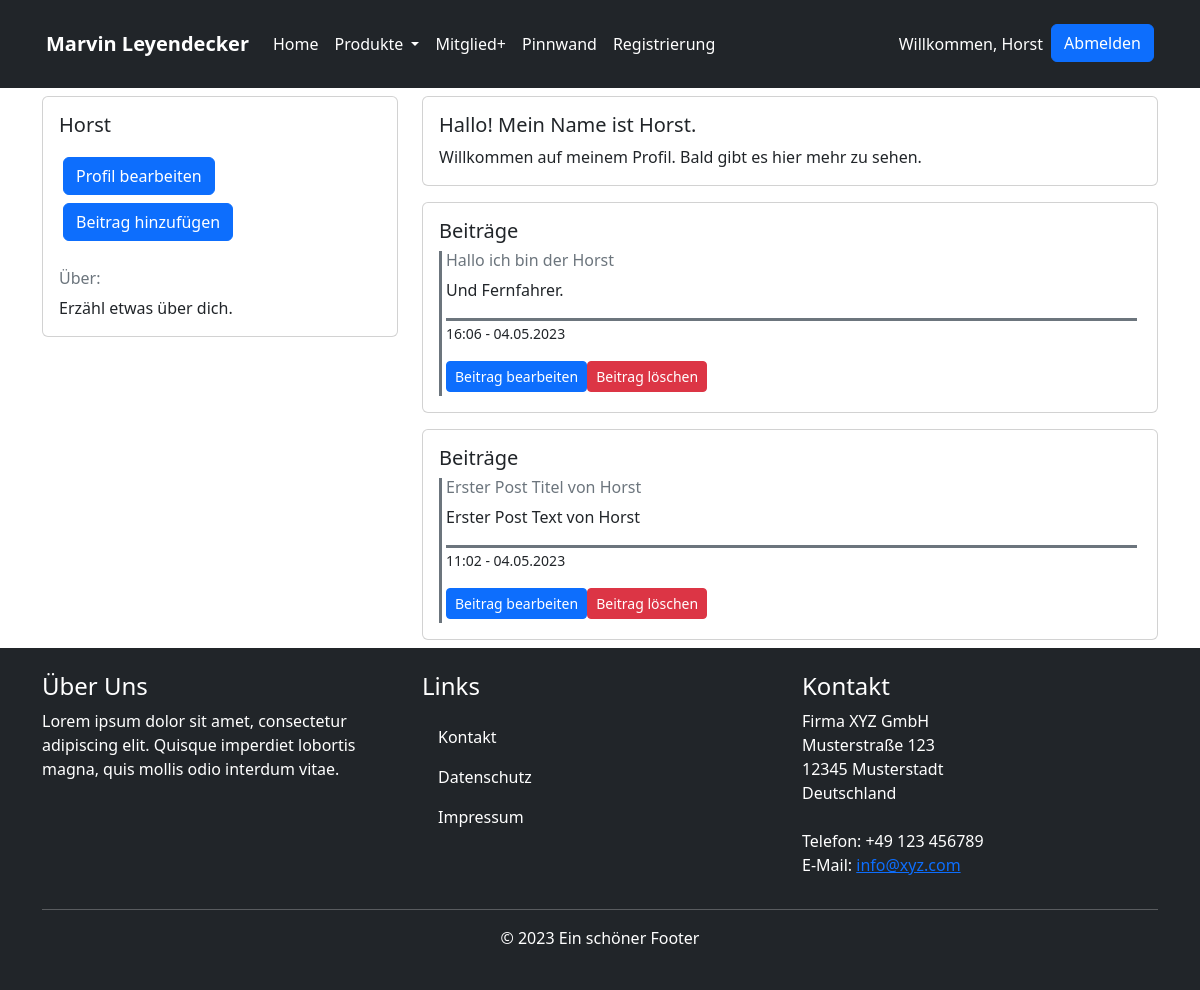
/index.php?page=profile (signed in), run on the app's committed database.
### tables this page shows
CREATE TABLE `profiles` (
  `profile_id` int(11) NOT NULL,
  `profile_about` text NOT NULL,
  `profile_introtitle` text NOT NULL,
  `profile_introtext` text NOT NULL,
  `user_id` int(11) DEFAULT NULL
);

CREATE TABLE `posts` (
  `post_id` int(11) NOT NULL,
  `post_title` varchar(255) NOT NULL,
  `post_text` text NOT NULL,
  `user_id` int(11) NOT NULL,
  `created_at` timestamp NOT NULL DEFAULT current_timestamp(),
  `updated_at` timestamp NOT NULL DEFAULT current_timestamp() ON UPDATE current_timestamp()
);

### index.php (called while the page is built)
<?php
include_once "parts/header.part.php";
include "classes/page-contr.classes.php";
require_once 'parts/footer.part.php';

### classes/dbh.classes.php (called while the page is built)
<?php
class Dbh {
    protected function connect() {
        try {
            $username = "root";
            $password = "secret";
            $dbh = new PDO('mysql:host=webanwendung-mysql-1;dbname=oop', $username, $password);
            return $dbh;
        } catch (PDOException $e) {
            print "Error!: " . $e->getMessage() . "<br/>";
            die();
        }
    }
}

### classes/profileinfo.classes.php (called while the page is built, shortened)
<?php
class ProfileInfo extends Dbh{
    protected function getProfileInfo($userId)
    {
        $stmt = $this->connect()->prepare('SELECT * FROM profiles WHERE user_id = ?;');
        if (!$stmt->execute(array($userId))) {
            $stmt = null;
            header("location: ../parts/profile.php?error=stmtfailed");
            exit();
        }
        $profileData = $stmt->fetchAll(PDO::FETCH_ASSOC);
        return $profileData;
    }
}

### classes/posts.classes.php (called while the page is built, shortened)
<?php
class PostsInfo extends Dbh
{
    protected function getPostsInfo($userId)
    {
        $stmt = $this->connect()->prepare('SELECT * FROM posts WHERE user_id = ? ORDER BY created_at DESC;');
        if (!$stmt->execute(array($userId))) {
            $stmt = null;
            header("location ../parts/profile.php?error=stmtfailed");
            exit();
        }
        $postsData = $stmt->fetchAll(PDO::FETCH_ASSOC);
        return $postsData;
    }
}

### classes/posts-view.classes.php (called while the page is built, shortened)
<?php
class PostsInfoView extends PostsInfo {
    public function fetchAllPosts($userId){
        $postData = $this->getPostsInfo($userId);
        return $postData;
    }
}

### inc/funktionen.inc.php (called while the page is built, shortened)
<?php
function konvertiereZeit($datetime){
  $date = new DateTime($datetime);
  return $date->format('H:i - d.m.Y');
}

### parts/profile.part.php (the view, shortened to what this page needs)
<?php
include "classes/dbh.classes.php";
include "classes/profileinfo.classes.php";
include "classes/profileinfo-view.classes.php";
include "classes/posts.classes.php";
include "classes/posts-view.classes.php";
include "inc/funktionen.inc.php";
$profileInfo = new ProfileInfoView();
$postsInfo = new PostsInfoView();
?>
<section class="profile">
    <div class="container">
        <div class="row">
            <div class="col-md-4">
                <div class="card">
                    <div class="card-body">
                        <h5 class="card-title mb-3">
                            <?php echo $_SESSION["useruid"]; ?>
                        </h5>
                        <a href="index.php?page=profilsettings" class="btn btn-primary m-1">Profil bearbeiten</a>
                        <a href="index.php?page=postadd" class="btn btn-primary m-1">Beitrag hinzufügen</a>
                        <h6 class="card-subtitle mb-2 text-muted mt-4">Über:</h6>
                        <p class="card-text">
                            <?php echo $profileInfo->fetchAbout($_SESSION["userid"]); ?>
                        </p>
                    </div>
                </div>
            </div>
            <div class="col-md-8">
                <div class="card">
                    <div class="card-body">
                        <h5 class="card-title">
                            <?php echo $profileInfo->fetchTitle($_SESSION["userid"]); ?>
                        </h5>
                        <p class="card-text">
                            <?php echo $profileInfo->fetchText($_SESSION["userid"]); ?>
                        </p>
                    </div>
                </div>
                <div class="posts-container">
                    <?php
                    $allPosts = $postsInfo->fetchAllPosts($_SESSION["userid"]);
                    foreach ($allPosts as $post) {
                    ?>
                        <div class="card mt-3">
                            <div class="card-body">
                                <h5 class="card-title">Beiträge</h5>
                                <div class="profile-post border-start border-secondary border-3 p-1">
                                    <h6 class="card-subtitle mb-2 text-muted"><?php echo $post['post_title']; ?></h6>
                                    <p class="card-text"><?php echo $post['post_text']; ?></p>
                                    <p class="card-text border-top border-secondary"><small><?php echo konvertiereZeit($post['created_at']); ?></small></p>
                                    <div class="d-flex">
                                    <form action="index.php?page=postsettings" method="post">
                                        <button type="submit" class="btn btn-sm btn-primary">Beitrag bearbeiten</button>
                                    </form>
                                    <form action="inc/posts.inc.php" method="post">
                                        <button type="submit" class="btn btn-sm btn-danger" name="deletePost">Beitrag löschen</button>
                                    </form>
                                    </div>
                                </div>
                            </div>
                        </div>
                    <?php } ?>
                </div>
            </div>
        </div>
    </div>
</section>

### classes/profileinfo-view.classes.php
<?php
class ProfileInfoView extends ProfileInfo{
    public function fetchAbout($userId){
        $profileInfo = $this->getProfileInfo($userId);
        echo $profileInfo[0]["profile_about"];
    }
    public function fetchTitle($userId){
        $profileInfo = $this->getProfileInfo($userId);
        echo $profileInfo[0]["profile_introtitle"];
    }
    public function fetchText($userId){
        $profileInfo = $this->getProfileInfo($userId);
        echo $profileInfo[0]["profile_introtext"];
    }
}

### data on the page
profiles: profile_about "Erzähl etwas über dich.", profile_introtitle "Hallo! Mein Name ist Horst.", profile_introtext "Willkommen auf meinem Profil. Bald gibt es hier mehr zu sehen."
posts: post_title "Hallo ich bin der Horst", post_text "Und Fernfahrer.", created_at "16:06 - 04.05.2023"
posts: post_title "Erster Post Titel von Horst", post_text "Erster Post Text von Horst", created_at "11:02 - 04.05.2023"

### other printed values
$_SESSION["useruid"] "Horst"
